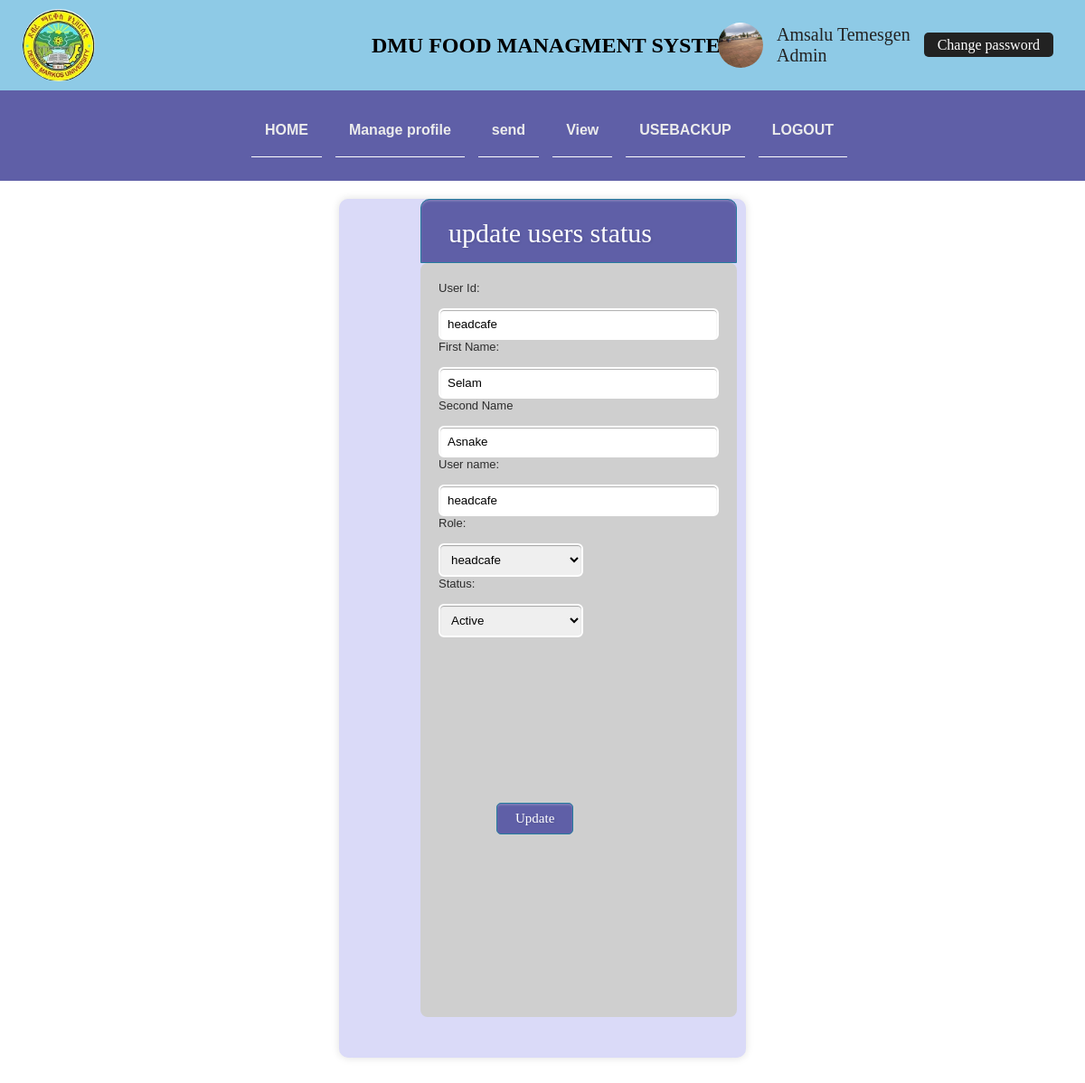
Page /admin/updateuserprofileform.php?user_id=headcafe (signed in) on the committed database.
### tables this page shows
CREATE TABLE `user` (
  `user_id` varchar(100) NOT NULL,
  `fname` varchar(100) NOT NULL,
  `sname` varchar(100) NOT NULL,
  `position` varchar(100) NOT NULL,
  `Age` int(100) NOT NULL,
  `sex` varchar(100) NOT NULL,
  `phone` varchar(100) NOT NULL,
  `photo` varchar(200) NOT NULL,
  `role` varchar(100) NOT NULL,
  `date` date NOT NULL
);

CREATE TABLE `account` (
  `no` int(11) NOT NULL,
  `username` varchar(30) NOT NULL,
  `password` varchar(255) NOT NULL,
  `status` varchar(30) NOT NULL
);

### admin/updateuserprofileform.php (the view, shortened to what this page needs)
<?php
include("../connection.php");
   include("navbar.php");
?><!DOCTYPE html>
<html lang="en">
<head>
    <link rel="stylesheet" href="../css/forms.css">
</head>
<body>
    <?php
if(isset($_SESSION['user']['username'])){
  $userid=$_REQUEST['user_id'];
	$result=mysqli_query($conn,"select * from user,account where user.user_id='$userid'and account.username='$userid' ");
	$row=mysqli_fetch_array($result);
    ?>
    <div class="form-style-10">
   <h2>update users status</h2>
    <form action="" method="">
    <div class="inner-wrap">
	<table align="center" height="400px" width="400px">
   <label> User Id:</label><input type="text" name="user_id" value="<?php echo $row['user_id'];?>" readonly>
	<label>First Name:</label>
	<input type="text" name="fname" value="<?php echo $row['fname'];?>">
	<label>Second Name</label>
	<input type="text" name="sname" value="<?php echo $row['sname'];?>">
	<label>User name:</label><input type="text" name="user_id" value="<?php echo $row['user_id'];?>">
	<label>Role:</label>
	<select name="role" style="width: 160px;">
    <?php
	if($row['role']=="admin"){
        ?>
        <option value="admin" selected="admin">admin</option>
	<option value="chef" >chef</option>
	<option value="foodstore">foodstore</option>
	<option value="studdir">student directorate</option>
	<option value="nurse">nurse</option>
	<option value="headcafe">headcafe</option>
	<option value="studentunion">student union</option>
	<option value="purchase">purchase</option>
	<option value="enterprise">enterprise</option>
	<option value="merchant">merchant</option>
	<option value="president">president</option>
	<option value="vicepresident">vicepresident</option>
	<option value="registrar">registrar</option>
	<option value="procter">procter</option>
	<option value="college">college</option>
	<option value="ticker">ticker</option>
	<option value="finance">finance</option>
	<?php
	}
	else if($row['role']=="headcafe")
	{
	?>
	<option value="headcafe" selected="headcafe">headcafe</option>
	<?php
	}else if($row['role']=="registrar"){
	?>
	<option value="admin">adminster</option>
	<option value="chef" >chef</option>
	<option value="foodstore" >foodstore</option>
	<option value="studdir">student directorate</option>
	<option value="nurse">nurse</option>
	<option value="headcafe">headcafe</option>
	<option value="studentunion">student union</option>
	<option value="purchase">purchase</option>
	<option value="enterprise">enterprise</option>
	<option value="merchant">merchant</option>
	<option value="president">president</option>
	<option value="vicepresident">vicepresident</option>
	<option value="registrar" selected="registrar">registrar</option>
	<option value="procter">procter</option>
	<option value="college">college</option>
	<option value="ticker">ticker</option>
	<option value="finance">finance</option>
	<?php
	}else if($row['role']=="procter"){
	?>
	<option value="admin">adminster</option>
	<option value="chef" >chef</option>
	<option value="foodstore" >foodstore</option>
	<option value="studdir">student directorate</option>
	<option value="nurse">nurse</option>
	<option value="headcafe">headcafe</option>
	<option value="studentunion">student union</option>
	<option value="purchase">purchase</option>
	<option value="enterprise">enterprise</option>
	<option value="merchant">merchant</option>
	<option value="president">president</option>
	<option value="vicepresident">vicepresident</option>
	<option value="registrar">registrar</option>
	<option value="procter" selected="procter">procter</option>
	<option value="college">college</option>
	<option value="ticker">ticker</option>
	<option value="finance">finance</option>
	<?php
	}else if($row['role']=="president"){
	?>
	<option value="admin">adminster</option>
	<option value="chef" >chef</option>
	<option value="foodstore" >foodstore</option>
	<option value="studdir">student directorate</option>
	<option value="nurse">nurse</option>
	<option value="headcafe">headcafe</option>
	<option value="studentunion">student union</option>
	<option value="purchase">purchase</option>
	<option value="enterprise">enterprise</option>
	<option value="merchant">merchant</option>
	<option value="president" selected="president">president</option>
	<option value="vicepresident">vicepresident</option>
	<option value="registrar">registrar</option>
	<option value="procter">procter</option>
	<option value="college">college</option>
	<option value="ticker">ticker</option>
	<option value="finance">finance</option>
	<?php
	}else if($row['role']=="vicepresident"){
	?>
	<option value="admin">adminster</option>
	<option value="chef" >chef</option>
	<option value="foodstore">foodstore</option>
	<option value="studdir">student directorate</option>
	<option value="nurse">nurse</option>
	<option value="headcafe">headcafe</option>
	<option value="studentunion">student union</option>
	<option value="purchase">purchase</option>
	<option value="enterprise">enterprise</option>
	<option value="merchant">merchant</option>
	<option value="president">president</option>
	<option value="vicepresident" selected="vicepresident">vicepresident</option>
	<option value="registrar">registrar</option>
	<option value="procter">procter</option>
	<option value="college">college</option>
	<option value="ticker">ticker</option>
	<option value="finance">finance</option>
	<?php
	}
	?>
	</select></td></tr>
	<label>Status:</label>
	<select name="status" style="width: 160px;">
	<?php
	if($row['status']=="1")
	{
	?>
	<option value="1" selected>Active</option><option value="0">Blocked</option>
	<?php
	}else if($row['status']=="0"){
	?>
	<option value="1">Active</option><option value="0" selected>Blocked</option>
	<?php
	}
	?>
	</select></td></tr>
	<tr><td></td><td><input type="submit" value="Update" name="update"></table></div></form>
	<?php
}else
    {
    	header("location:index.php");
     }
?>
</body>
</html>

### admin/navbar.php (shortened to what this page needs)
<?php
include("../connection.php");
?><!DOCTYPE html>
<html lang="en">
<head>
    <link rel="stylesheet" href="../css/stylesheet.css">
</head>
<body>
      <div class="contain">
    <div class="body1">
        <div class="logo">
            <img src="images/logo.jpg" id="logoe">
        </div>
        <h1 class="proj_title">DMU FOOD MANAGMENT SYSTEM</h1>
        <div class="profile">
            <?php
            if(isset($_SESSION['user']['username'])){
            $un = $_SESSION['user']['username'];
                $query1 = "select * from user where user_id='$un'";
                $result = mysqli_query($conn,$query1);
                if($row = mysqli_fetch_assoc($result)){
                    echo '
                    <div class="pro_img">
                        <img src="../banner_img.jpeg" alt="">
                    </div>
                    <div class="pro_name_role">
                        <div class="pro_name">'.$row['fname']." " .$row['sname'].'</div>
                        <div class="pro_role">'.$row['role'].'</div>
                    </div>
                    <div class="edit_btn">
                        <a href="changepassword.php">Change password</a>
                    </div>
                    ';
                }
            }
            ?>
        </div>
    </div>
    <div class="navbar">
        <ul class="ul_container" >
            <li class="li_class"> <a href="adminhome.php">HOME </a></li>
            <li class="li_class" >
                <a href="#"> Manage profile </a>
            </li>
            <li class="li_class" >
                <a href="#"> send</a>
            </li>
            <li class="li_class"><a href="#">View  </a>
            </li>
            <li class="li_class"><a href="backup.php">USEBACKUP</a></li>
            <li class="li_class"><a href="../logout.php">LOGOUT</a></li>
        </ul>
    </div>
  </div>
</body>
</html>

### css/stylesheet.css (style rules this page uses)
* { margin: 0PX; padding: 0PX; box-sizing: border-box; }
.contain { position: fixed; top: 0; left: 0; max-width: 100vw; z-index: 10; display: flex; flex-direction: column; justify-content: center; align-items: center; }
.body1 { position: relative; background-color: #8ecae6; width: 100%; height:100px; display: flex; flex-wrap: wrap; justify-content: center; align-items: center; padding: 0 15px; }
.proj_title { font-size: 1.5em; margin-left: 30px; }
.logo { position: absolute; top: 0; left: 15px; justify-self: flex-start; margin: 10px 10px 10px 10px; width: 80px; height: 80px; }
.logo img { width: 100%; height: 100%; border-radius: 50%; object-fit: cover; cursor: pointer; }
.navbar { position: relative; width:100vw; text-align: center; background-color: rgb(95, 95, 167); height: auto; padding: 15px 0; }
.navbar ul { list-style: none; display: flex; flex-direction: column; justify-content: center; align-items: center; padding:0; margin:0; }
.navbar li { margin-left: 5px; display: inline-block; }
.navbar a { margin-left: 10px; text-decoration: none; color: rgb(236, 236, 236); display: block; padding:20px 15px; align-items: center; font-weight: 800; font-family: arial; font-size: 16PX; transition: all .5s; border-bottom: solid 1px #fff; }
@media screen and (min-width:500px) { .navbar .ul_container { flex-direction: row; } }
@media screen and (min-width:500px) { .navbar { height: 100px; } }
.profile { position: absolute; top: 0; right: 35px; display: flex; justify-content: center; align-items: center; height: 100%; }
.pro_img { width: 50px; height: 50px; }
.pro_img img { border-radius: 50%; width: 100%; height: 100%; }
.pro_name_role { margin-left: 15px; }
.pro_name, .pro_role { font-size: 20px; text-transform: capitalize; color: #222222; }
.edit_btn { margin-left: 15px; }
.edit_btn a { text-decoration: none; padding: 5px 15px; color: #fff; background-color: #222222; border-radius: 5px; transition: all .5s; }

### css/forms.css (style rules this page uses)
.form-style-10 { margin:40px auto; margin-top: 220px; width:450px; padding:30px; background: rgb(218, 218, 248); border-radius: 10px; -webkit-border-radius:10px; -moz-border-radius: 10px; box-shadow: 0px 0px 10px rgba(0, 0, 0, 0.13); -moz-box-shadow: 0px 0px 10px rgba(0, 0, 0, 0.13); -webkit-box-shadow: 0px 0px 10px rgba(0, 0, 0, 0.13); }
.form-style-10 .inner-wrap { padding: 20px; background: #cfcfcf; border-radius: 8px; margin-bottom: 15px;width: 350px;margin-left:60px;margin-top: -30px; }
.form-style-10 h2 { background: rgb(95, 95, 167); padding: 20px 30px 15px 30px; margin: -30px -30px 30px -30px; border-radius: 10px 10px 0 0; -webkit-border-radius: 10px 10px 0 0; -moz-border-radius: 10px 10px 0 0; color: #fff; text-shadow: 1px 1px 3px rgba(0, 0, 0, 0.12); font: normal 30px 'Bitter', serif; -moz-box-shadow: inset 0px 2px 2px 0px rgba(255, 255, 255, 0.17); -webkit-box-shadow: inset 0px 2px 2px 0px rgba(255, 255, 255, 0.17); box-shadow: inset 0px 2px 2px 0px rgba(255, 255, 255, 0.17); border: 1px solid #257C9E; width: 350px;margin-left:60px; }
.form-style-10 label { display: block; font: 13px Arial, Helvetica, sans-serif; color: #2d2d2d; margin-bottom: 15px; }
.form-style-10 input[type="text"], .form-style-10 input[type="date"], .form-style-10 input[type="datetime"], .form-style-10 input[type="email"], .form-style-10 input[type="number"], .form-style-10 input[type="search"], .form-style-10 input[type="time"], .form-style-10 input[type="url"], .form-style-10 input[type="password"], .form-style-10 textarea, .form-style-10 select { display: block; box-sizing: border-box; -webkit-box-sizing: border-box; -moz-box-sizing: border-box; width: 100%; padding: 8px; border-radius: 6px; -webkit-border-radius:6px; -moz-border-radius:6px; border: 2px solid #fff; box-shadow: inset 0px 1px 1px rgba(0, 0, 0, 0.33); -moz-box-shadow: inset 0px 1px 1px rgba(0, 0, 0, 0.33); -webkit-box-shadow: inset 0px 1px 1px rgba(0, 0, 0, 0.33); }
.form-style-10 input[type="button"], .form-style-10 input[type="submit"], .form-style-10 input[type="reset"] { background: rgb(95, 95, 167); padding: 8px 20px 8px 20px; border-radius: 5px; -webkit-border-radius: 5px; -moz-border-radius: 5px; color: #fff; text-shadow: 1px 1px 3px rgba(0, 0, 0, 0.12); font: normal 30px 'Bitter', serif; -moz-box-shadow: inset 0px 2px 2px 0px rgba(255, 255, 255, 0.17); -webkit-box-shadow: inset 0px 2px 2px 0px rgba(255, 255, 255, 0.17); box-shadow: inset 0px 2px 2px 0px rgba(255, 255, 255, 0.17); border: 1px solid #257C9E; font-size: 15px; margin-left: 60px; }

### rows in the picture
user: fname "Amsalu", sname "Temesgen", role "Admin"
user: user_id "headcafe", fname "Selam", sname "Asnake", role "headcafe"
account: status "Active"
